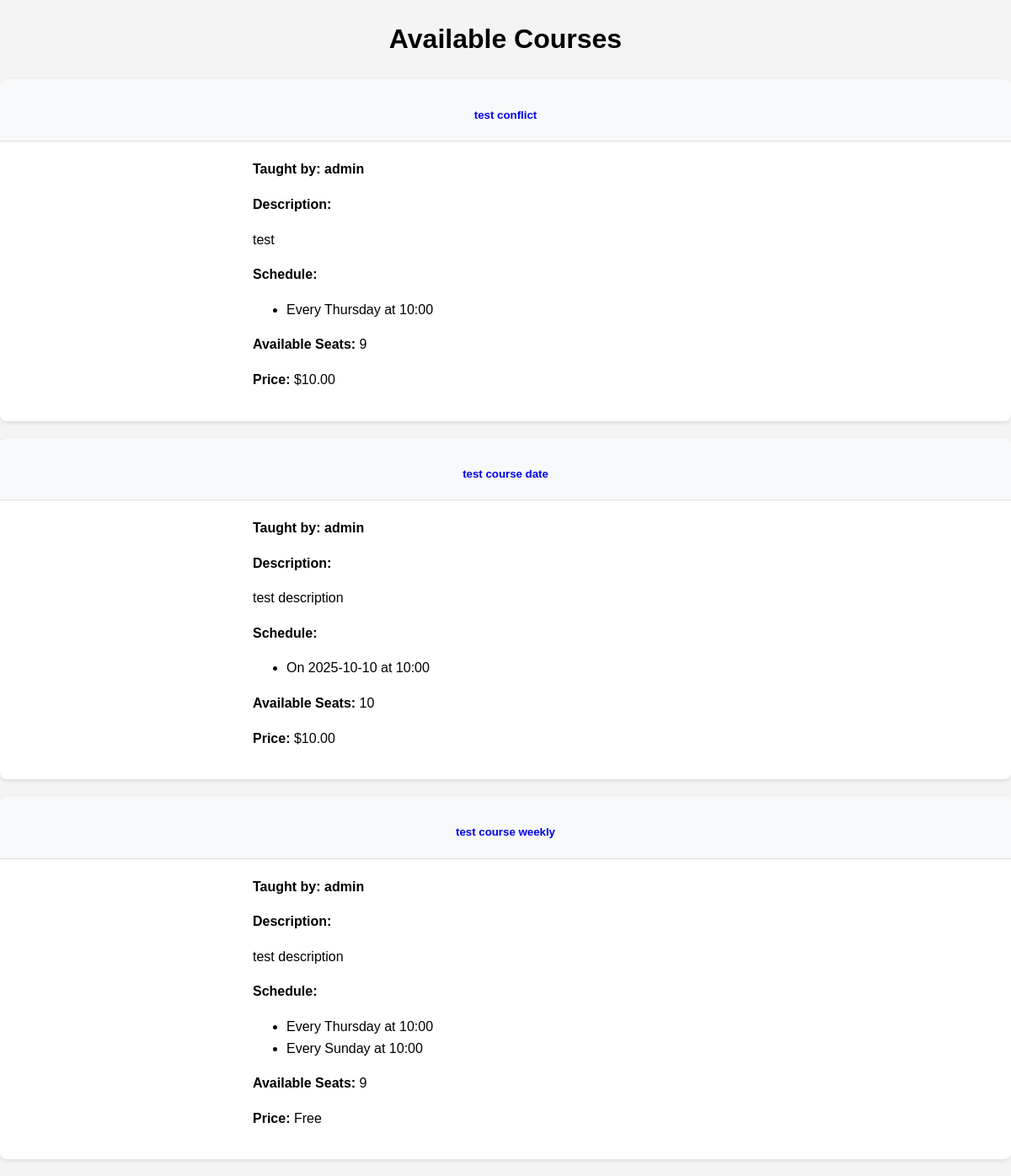
Screenshot of /course/ with the database file from the repository.
### course/models.py (models this page shows, shortened)
class Course(models.Model):
    title = models.CharField(max_length=200)
    description = models.TextField()
    content = models.TextField(help_text="Detailed course content and materials")
    teacher = models.ForeignKey(
        settings.AUTH_USER_MODEL,
        on_delete=models.CASCADE,
        limit_choices_to={'is_teacher': True},
    )
    capacity = models.PositiveIntegerField()
    pre_requisites = models.TextField(blank=True, null=True)  #allow pre-requisites to be empty
    created_at = models.DateTimeField(auto_now_add=True)
    price = models.DecimalField(
        max_digits=10,
        decimal_places=2,
        default=Decimal('0.00'),
    )

class Schedule(models.Model):
    WEEKDAY_CHOICES = [
        (0, 'Saturday'),
        (1, 'Sunday'),
        (2, 'Monday'),
        (3, 'Tuesday'),
        (4, 'Wednesday'),
        (5, 'Thursday'),
        (6, 'Friday'),
    ]
    SCHEDULE_TYPE_CHOICES = [
        ('date', 'Specific Date'),
        ('weekday', 'Weekly Schedule'),
    ]
    course = models.ForeignKey('Course', on_delete=models.CASCADE, related_name='schedules') # ForeignKey to Course model
    schedule_type = models.CharField(
        max_length=7, # Length of 'weekday' is 7, 'date' is 4
        choices=SCHEDULE_TYPE_CHOICES, # Choices for schedule type
        default='date' # Default to 'date' type if not specified
    )
    specific_date = models.DateField(null=True, blank=True)
    weekday = models.IntegerField(choices=WEEKDAY_CHOICES, null=True, blank=True)
    time = models.TimeField()
    def get_schedule_display(self):
        if self.schedule_type == 'date':
            if self.specific_date:
                return f"On {self.specific_date.strftime('%Y-%m-%d')} at {self.time.strftime('%H:%M')}" # Format date and time
            return "Date not set"
        elif self.schedule_type == 'weekday':
            if self.weekday is not None:
                return f"Every {self.get_weekday_display()} at {self.time.strftime('%H:%M')}" # Format weekday and time
            return "Weekday not set"
        return "No schedule set"
    def get_weekday_display(self):
        for value, display in self.WEEKDAY_CHOICES:
            if self.weekday == value:
                return display
        return "Unknown"

### portal/models.py (models this page shows)
class User(AbstractUser):
    is_teacher = models.BooleanField(default=False)
    is_admin = models.BooleanField(default=False)
    groups = models.ManyToManyField(
        'auth.Group',
        related_name='portal_user_set', # to avoid conflicts with other apps
        blank=True,
        help_text='The groups this user belongs to.',
        verbose_name='groups'
    )
    user_permissions = models.ManyToManyField(
        'auth.Permission',
        related_name='portal_user_set', # to avoid conflicts with other apps
        blank=True,
        help_text='Specific permissions for this user.',
        verbose_name='user permissions'
    )

### course/views.py (the view)
# urls.py: path('course/', views.CourseListView.as_view(), name='course'),
class CourseListView(ListView):
    model = Course
    context_object_name = 'courses' # Name of the context variable to hold the list of courses
    template_name = 'courses/course_list.html'
    def get_queryset(self):
        return Course.objects.order_by('-created_at')
    def get_context_data(self, **kwargs):
        context = super().get_context_data(**kwargs)  # Get the default context (django provides)
        context['user'] = self.request.user  # Add the logged-in user to the context
        return context  # Return the updated context

### course/templates/courses/course_list.html (shortened to what this page needs)
{% extends 'base.html' %}
{% block content %}
<div class="container">
    <h1>Available Courses</h1>
    <div class="row">
        {% for course in courses %}
        <div class="col">
            <div class="card">
                <div class="card-header">
                    <h5 class="card-title">
                        <a href="{% url 'course_detail' course.id %}">{{ course.title }}</a>
                    </h5>
                </div>
                <div class="card-body">
                    <strong class="card-subtitle text-muted">Taught by: {{ course.teacher.username }}</strong>
                    <p class="card-text"><strong>Description:</strong> </p>
                    <p class="card-text">{{ course.description|truncatewords:30 }}</p>
                    <strong>Schedule:</strong>
                    <ul class="list-group">
                    {% for schedule in course.schedules.all %}
                        <li class="list-group-item">{{ schedule.get_schedule_display }}</li>
                    {% endfor %}
                    </ul>
                    <p class="card-text"><strong>Available Seats:</strong> {{ course.capacity }}</p>
                    <p class="card-text">
                        <strong>Price:</strong>
                        {% if course.price == 0 %}Free{% else %}${{ course.price }}{% endif %}
                    </p>
                </div>
            </div>
        </div>
        {% empty %}
        <div class="col">
            <p>No courses are available.</p>
        </div>
        {% endfor %}
    </div>
</div>
{% endblock %}

### static/css/style.css (style rules this page uses)
body { font-family: 'Arial', sans-serif; line-height: 1.6; margin: 0; padding: 0; background-color: #f4f4f4; }
.container { text-align: center; max-width: 1200px; width: auto; margin: auto; overflow: hidden; }
.card { background: white; border-radius: 8px; box-shadow: 0 2px 5px rgba(0,0,0,0.1); margin-bottom: 20px; transition: transform 0.3s ease; }
.card-body { padding: 20px; text-align: left; margin: 0 auto; max-width: 600px; }
.card-title { color: #333; margin-bottom: 10px; }
.card-header { background: #f8f9fa; padding: 10px; border-bottom: 1px solid #ddd; border-radius: 8px 8px 0 0; text-align: center; }
a { text-decoration: none; }

### rows the page displays
Course: title "test conflict", teacher.username "admin", description "test", capacity "9", price "10.00"
Schedule: schedule "Every Thursday at 10:00"
Course: title "test course date", teacher.username "admin", description "test description", capacity "10", price "10.00"
Schedule: schedule "On 2025-10-10 at 10:00"
Course: title "test course weekly", teacher.username "admin", description "test description", capacity "9", price "Free"
Schedule: schedule "Every Thursday at 10:00"
Schedule: schedule "Every Sunday at 10:00"
